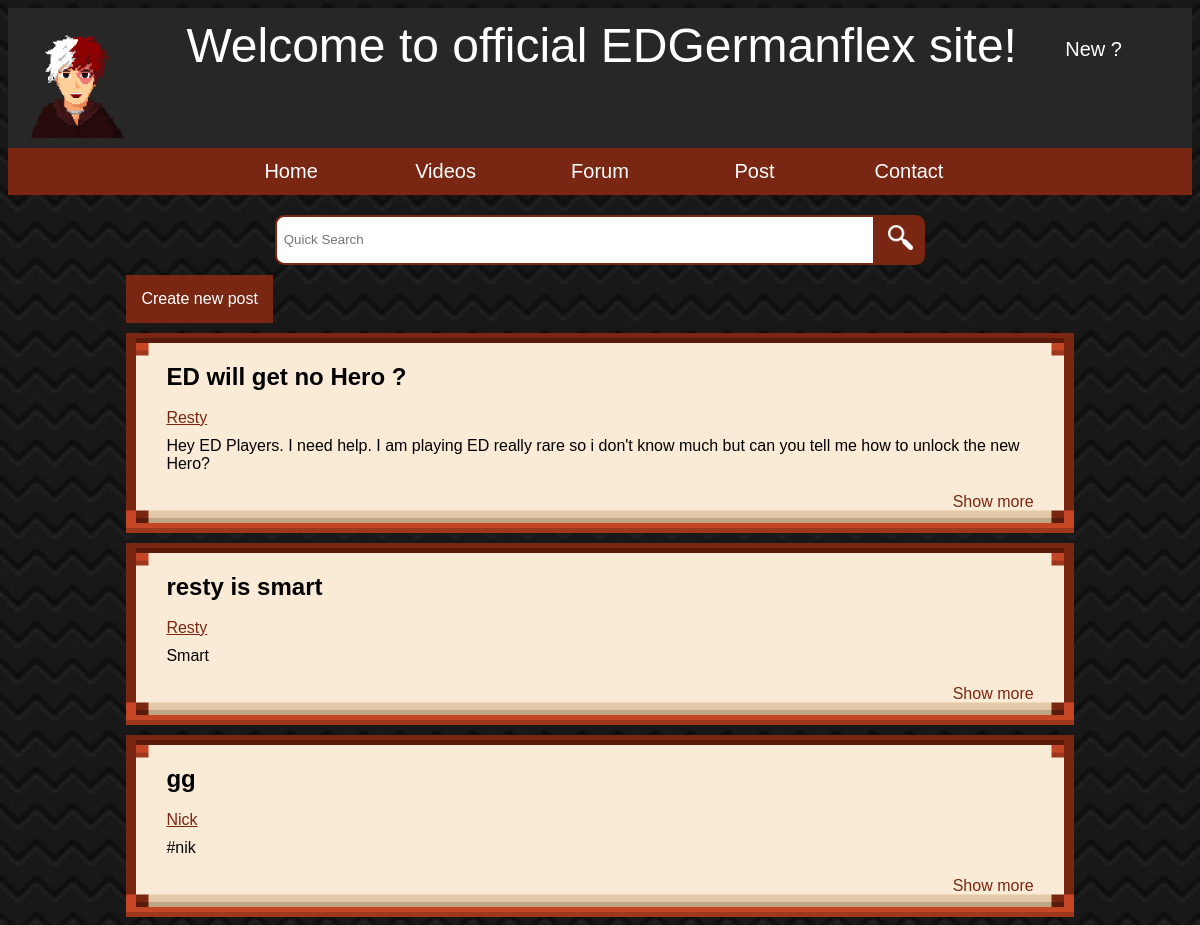
The app's page /team/nick/forum with its own data.
### team/models.py (models this page shows, shortened)
class forum(models.Model):
    user = models.CharField(max_length=255, default=' ')
    title = models.CharField(max_length=100, unique=False, blank=False, default='')
    message = models.CharField(max_length=255)
    tags = models.CharField(max_length=255)

### team/views.py (the view)
# urls.py: path('nick/forum', views.forum_view, name='forums'),
def forum_view(request):
    data = forum.objects.all()
    form = addforum()
    if request.method == 'POST':
        form = addforum(request.POST)
        if form.is_valid():
            instance = form.save(commit=False)
            instance.user = request.user.username
            instance.save()
    return render(request, 'nick/forum.html', {'message': data, 'form': form})

### team/forms.py
class addforum(forms.ModelForm):
    class Meta:
        model = forum
        fields = ['title', 'message', 'tags']
        widgets = {
            'title': forms.TextInput(attrs={'id': 'createTopic'}),
            'message': forms.Textarea(attrs={'id': 'createDesc'}),
            'tags': forms.TextInput(attrs={'id': 'keywords'})
        }

### templates/nick/forum.html (shortened to what this page needs)
{% load static %}
<!DOCTYPE html>
<html>
    <head>
        <link rel="stylesheet" href={% static 'css/nick/forum.css' %}>
    </head>
    <body>
        <div id="containor">
            <div id="topBanner">
			{% if request.user.is_authenticated %}
            <div id="dropdown"  style="float: right; margin-right: 50px;">
                <label onclick="ddMenu()">{{ request.user.username }}</label>
                <div  id="dropdown-content">
                    <a href="./myaccount" style="float: left;">Profile</a>
                    <a href="./logout" style="float: left;">Logout</a>
                </div>
            </div>
			{% else %}
			<div id="dropdown"  style="float: right; margin-right: 70px; margin-top: 20px">
                <label onclick="ddMenu()">New ?</label>
            </div>
			{% endif %}
                <div>
                    <label>Welcome to official EDGermanflex site!</label>
                    <img src={% static 'img/nick/logo.png' %} style="width: 120px; height: 120px; float: left; padding-left: 10px;">
                </div>
            </div>
            <div id="scroll">
                <button class="buttonTop" onClick="window.location='.';">Home</button>
                <button class="buttonTop" onClick="window.location='videos';">Videos</button>
                <button class="buttonTop" onClick="window.location='forum';">Forum</button>
                <button class="buttonTop" onClick="window.location='posts';">Post</button>
                <button class="buttonTop" onClick="window.location='contact';">Contact</button>
            </div>
            <div id="search">
                    <input type="search" id="searchBar" placeholder="Quick Search">
                    <button id="searchButton"><img src={% static 'img/nick/search.png' %} style="width: 25px; height: 25px;" onClick="window.location='nick/search';"></button>
                </div>
            {% if request.user.is_authenticated %}
            <button id='buttonNewPost' onclick="newPostUsers()">Create new post</button>
            <div id="createPost">
            <form method="POST" action="">
                {% csrf_token %}
                <label style="padding-right: 10px;">Topic: </label><br>
                <label id="createTopic">{{ form.title }}</label><br><br>
                <label>Keywords:</label><br>
                <label id='keywords'>{{ form.tags }}</label><br><br>
                <label style="padding-right: 10px;">Description: </label><br>
                <label id='createDesc'>{{ form.message }}</label><br><br>
                <button type="submit" style="float: right;">Submit</button><br>
                {{ form.errors }}
            </form>
            </div>
            {% else %}
                <button id='buttonNewPost' onclick="newPostUsers()">Create new post</button>
            {% endif %}
			{% for data in message %}
                <div class="post">
                <label style="font-size: 24px; padding: 10px; color: rgb(0, 0, 0);"><b>{{ data.title }}</b></label><br><br>
                <a href='/authorprofile' style="float: none; padding: 10px;">{{ data.user }}</a>
                <span>{{ data.message }}</span>
                <div style="padding-right: 20px; padding: 10px;"><a>Show more</a></div>
                </div>
            {% endfor %}
        </div>
    </body>
</html>

### team/static/css/nick/forum.css (style rules this page uses)
#buttonNewPost { background-color: rgb(121, 39, 18); border: none; padding: 15px; margin-top: 10px; margin-left: 10%; font-size: 16px; text-decoration: none; color: white; cursor: pointer; }
body { background-image: url("../../img/nick/patterndark.png"); background-size: 2000px; background-repeat: inherit; font-family: 'Gill Sans', 'Gill Sans MT', Calibri, 'Trebuchet MS', sans-serif; }
span { display: block; word-wrap: break-word; font-size: 16px; padding: 10px; }
a { float: right; color: rgb(121, 39, 18); }
#dropdown { font-size: 20px; margin-right: 20px; position: relative; display: inline-block; }
#search { display: flex; justify-content: center; margin-top: 20px; }
#searchBar { border:rgb(121, 39, 18) solid; border-width: .2em; border-radius: .7em 0 0 .7em; padding: .2em .2em .2em .5em; width: 600px; height: 50px; }
#searchButton { border:rgb(121, 39, 18) solid; border-width: .2em; border-radius: 0 .7em .7em 0; background-color: rgb(121, 39, 18); color:white; font-weight:bold; padding-bottom: .2em; width: 50px; }
.post { background-color:#faebd7; border: 30px solid transparent; border-image: url('../../img/nick/darkthiccborder.png') 20% round; margin-left: 10%; margin-right: 10%; margin-top: 10px; width: auto; height: max-content; }
.buttonTop { padding: 1%; width: 150px; background-color:rgb(121, 39, 18); border:0px; color: white; font-size: 20px; }
#scroll { text-align: center; background-color: rgb(121, 39, 18); }
#topBanner { float: left; color: rgb(255, 255, 255); text-align: center; width: 100%; padding-bottom: 10px; padding-top: 10px; background-color: rgb(39, 39, 39); font-size: 48px; }

### records on screen
forum: title "ED will get no Hero ?", user "Resty", message "Hey ED Players. I need help. I am playing ED really rare so i don't know much but can you tell me how to unlock the new Hero?"
forum: title "resty is smart", user "Resty", message "Smart"
forum: title "gg", user "Nick", message "#nik"
